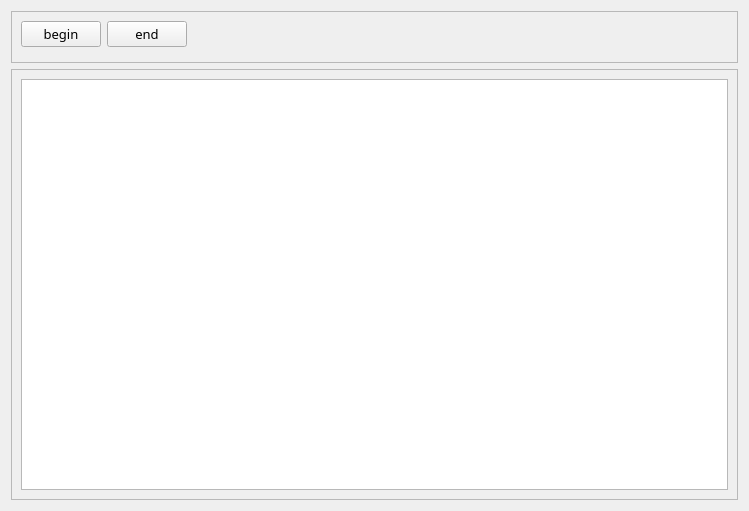
<?xml version="1.0" encoding="UTF-8"?>
<ui version="4.0">
 <class>Subwin</class>
 <widget class="QWidget" name="Subwin">
  <property name="windowModality">
   <enum>Qt::NonModal</enum>
  </property>
  <property name="geometry">
   <rect>
    <x>0</x>
    <y>0</y>
    <width>749</width>
    <height>511</height>
   </rect>
  </property>
  <property name="font">
   <font>
    <family>微软雅黑</family>
    <pointsize>10</pointsize>
   </font>
  </property>
  <property name="windowTitle">
   <string>Form</string>
  </property>
  <property name="locale">
   <locale language="English" country="UnitedStates"/>
  </property>
  <layout class="QVBoxLayout" name="verticalLayout">
   <item>
    <widget class="QFrame" name="frame">
     <property name="sizePolicy">
      <sizepolicy hsizetype="Preferred" vsizetype="Preferred">
       <horstretch>0</horstretch>
       <verstretch>30</verstretch>
      </sizepolicy>
     </property>
     <property name="frameShape">
      <enum>QFrame::StyledPanel</enum>
     </property>
     <property name="frameShadow">
      <enum>QFrame::Raised</enum>
     </property>
     <layout class="QFormLayout" name="formLayout">
      <property name="fieldGrowthPolicy">
       <enum>QFormLayout::FieldsStayAtSizeHint</enum>
      </property>
      <item row="0" column="0">
       <widget class="QPushButton" name="btnBeginLisn">
        <property name="text">
         <string>begin</string>
        </property>
       </widget>
      </item>
      <item row="0" column="1">
       <widget class="QPushButton" name="btnEndLisn">
        <property name="text">
         <string>end</string>
        </property>
       </widget>
      </item>
     </layout>
    </widget>
   </item>
   <item>
    <widget class="QFrame" name="frame_2">
     <property name="sizePolicy">
      <sizepolicy hsizetype="Preferred" vsizetype="Preferred">
       <horstretch>0</horstretch>
       <verstretch>250</verstretch>
      </sizepolicy>
     </property>
     <property name="frameShape">
      <enum>QFrame::StyledPanel</enum>
     </property>
     <property name="frameShadow">
      <enum>QFrame::Raised</enum>
     </property>
     <layout class="QVBoxLayout" name="verticalLayout_2">
      <item>
       <widget class="QTextEdit" name="txtData">
        <property name="enabled">
         <bool>true</bool>
        </property>
        <property name="locale">
         <locale language="English" country="UnitedStates"/>
        </property>
        <property name="readOnly">
         <bool>true</bool>
        </property>
       </widget>
      </item>
     </layout>
    </widget>
   </item>
  </layout>
 </widget>
 <resources/>
 <connections/>
</ui>
